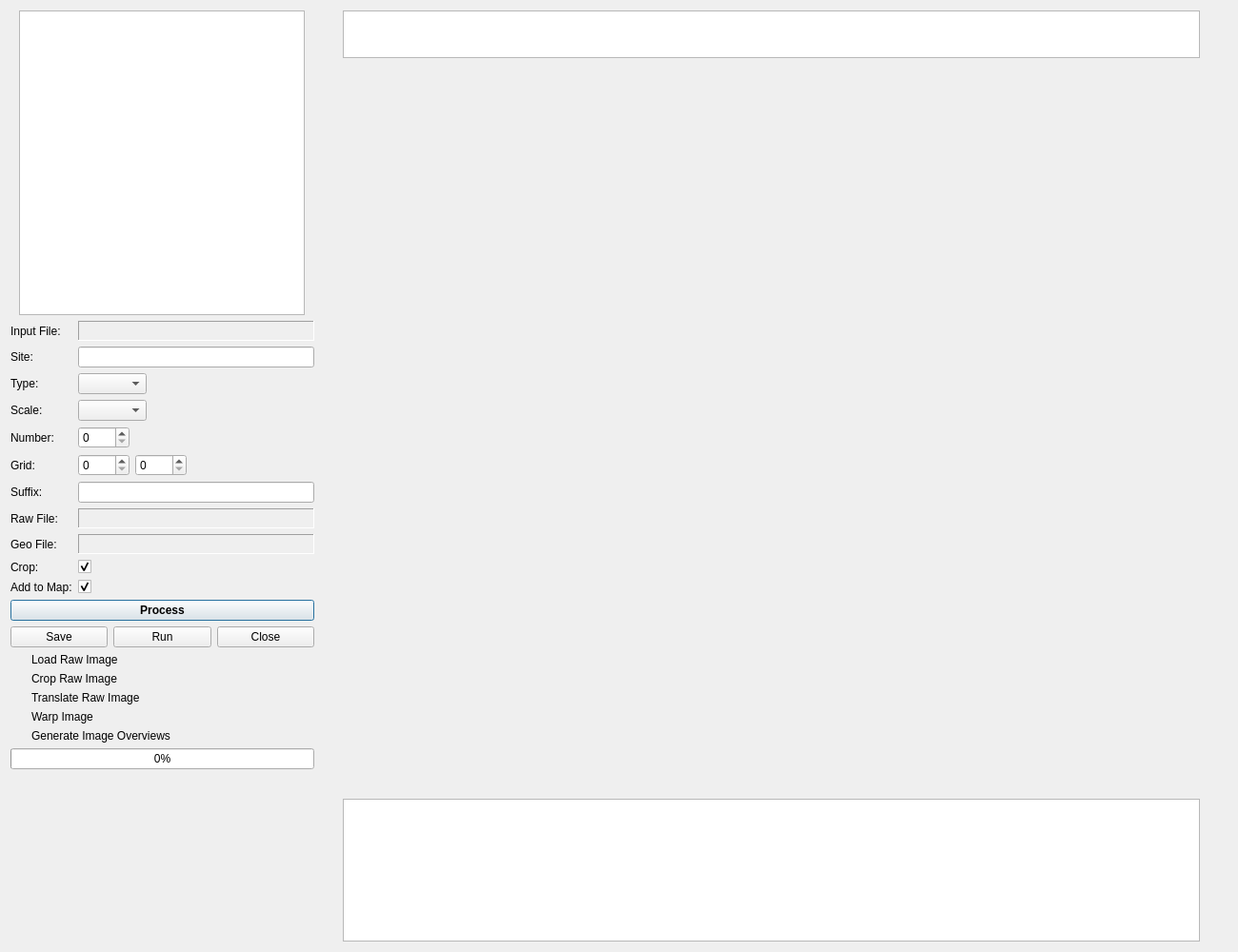
<?xml version="1.0" encoding="UTF-8"?>
<ui version="4.0">
 <class>GeorefDialogBase</class>
 <widget class="QDialog" name="GeorefDialogBase">
  <property name="geometry">
   <rect>
    <x>0</x>
    <y>0</y>
    <width>1300</width>
    <height>1000</height>
   </rect>
  </property>
  <property name="sizePolicy">
   <sizepolicy hsizetype="Preferred" vsizetype="Maximum">
    <horstretch>0</horstretch>
    <verstretch>0</verstretch>
   </sizepolicy>
  </property>
  <property name="minimumSize">
   <size>
    <width>1300</width>
    <height>1000</height>
   </size>
  </property>
  <property name="maximumSize">
   <size>
    <width>1300</width>
    <height>1000</height>
   </size>
  </property>
  <property name="windowTitle">
   <string>Grid Georeferencer</string>
  </property>
  <layout class="QVBoxLayout" name="verticalLayout">
   <item>
    <widget class="QSplitter" name="splitter">
     <property name="enabled">
      <bool>true</bool>
     </property>
     <property name="orientation">
      <enum>Qt::Horizontal</enum>
     </property>
     <property name="handleWidth">
      <number>1</number>
     </property>
     <property name="childrenCollapsible">
      <bool>false</bool>
     </property>
     <widget class="QWidget" name="layoutWidget">
      <layout class="QVBoxLayout" name="verticalLayout_4">
       <item alignment="Qt::AlignHCenter|Qt::AlignTop">
        <widget class="OverviewGraphicsView" name="planView">
         <property name="minimumSize">
          <size>
           <width>300</width>
           <height>320</height>
          </size>
         </property>
         <property name="maximumSize">
          <size>
           <width>300</width>
           <height>320</height>
          </size>
         </property>
         <property name="verticalScrollBarPolicy">
          <enum>Qt::ScrollBarAlwaysOff</enum>
         </property>
         <property name="horizontalScrollBarPolicy">
          <enum>Qt::ScrollBarAlwaysOff</enum>
         </property>
         <property name="alignment">
          <set>Qt::AlignHCenter|Qt::AlignTop</set>
         </property>
         <property name="dragMode">
          <enum>QGraphicsView::ScrollHandDrag</enum>
         </property>
         <property name="transformationAnchor">
          <enum>QGraphicsView::NoAnchor</enum>
         </property>
        </widget>
       </item>
       <item>
        <layout class="QFormLayout" name="formLayout">
         <property name="fieldGrowthPolicy">
          <enum>QFormLayout::ExpandingFieldsGrow</enum>
         </property>
         <item row="1" column="0">
          <widget class="QLabel" name="inputFileLabel">
           <property name="text">
            <string>Input File:</string>
           </property>
          </widget>
         </item>
         <item row="2" column="0">
          <widget class="QLabel" name="siteLabel">
           <property name="text">
            <string>Site:</string>
           </property>
           <property name="buddy">
            <cstring>siteEdit</cstring>
           </property>
          </widget>
         </item>
         <item row="2" column="1">
          <widget class="QLineEdit" name="siteEdit">
           <property name="readOnly">
            <bool>false</bool>
           </property>
          </widget>
         </item>
         <item row="3" column="0">
          <widget class="QLabel" name="typeLabel">
           <property name="text">
            <string>Type:</string>
           </property>
           <property name="buddy">
            <cstring>typeCombo</cstring>
           </property>
          </widget>
         </item>
         <item row="3" column="1">
          <widget class="QComboBox" name="typeCombo">
           <property name="editable">
            <bool>false</bool>
           </property>
          </widget>
         </item>
         <item row="5" column="0">
          <widget class="QLabel" name="contextLabel">
           <property name="text">
            <string>Number:</string>
           </property>
           <property name="buddy">
            <cstring>numberSpin</cstring>
           </property>
          </widget>
         </item>
         <item row="5" column="1">
          <layout class="QHBoxLayout" name="horizontalLayout_4">
           <item>
            <widget class="QSpinBox" name="numberSpin">
             <property name="toolTip">
              <string>Context Number</string>
             </property>
             <property name="readOnly">
              <bool>false</bool>
             </property>
             <property name="maximum">
              <number>9999</number>
             </property>
            </widget>
           </item>
           <item>
            <spacer name="horizontalSpacer_5">
             <property name="orientation">
              <enum>Qt::Horizontal</enum>
             </property>
             <property name="sizeHint" stdset="0">
              <size>
               <width>40</width>
               <height>20</height>
              </size>
             </property>
            </spacer>
           </item>
          </layout>
         </item>
         <item row="6" column="0">
          <widget class="QLabel" name="gridLabel">
           <property name="text">
            <string>Grid:</string>
           </property>
           <property name="buddy">
            <cstring>eastSpin</cstring>
           </property>
          </widget>
         </item>
         <item row="6" column="1">
          <layout class="QHBoxLayout" name="horizontalLayout_6">
           <item>
            <widget class="QSpinBox" name="eastSpin">
             <property name="readOnly">
              <bool>false</bool>
             </property>
             <property name="maximum">
              <number>9999</number>
             </property>
             <property name="singleStep">
              <number>5</number>
             </property>
            </widget>
           </item>
           <item>
            <widget class="QSpinBox" name="northSpin">
             <property name="readOnly">
              <bool>false</bool>
             </property>
             <property name="maximum">
              <number>9999</number>
             </property>
             <property name="singleStep">
              <number>5</number>
             </property>
            </widget>
           </item>
           <item>
            <spacer name="horizontalSpacer_6">
             <property name="orientation">
              <enum>Qt::Horizontal</enum>
             </property>
             <property name="sizeHint" stdset="0">
              <size>
               <width>40</width>
               <height>20</height>
              </size>
             </property>
            </spacer>
           </item>
          </layout>
         </item>
         <item row="7" column="0">
          <widget class="QLabel" name="suffixLabel">
           <property name="text">
            <string>Suffix:</string>
           </property>
           <property name="buddy">
            <cstring>suffixEdit</cstring>
           </property>
          </widget>
         </item>
         <item row="7" column="1">
          <widget class="QLineEdit" name="suffixEdit">
           <property name="maxLength">
            <number>1</number>
           </property>
          </widget>
         </item>
         <item row="4" column="0">
          <widget class="QLabel" name="scaleLabel">
           <property name="text">
            <string>Scale:</string>
           </property>
           <property name="buddy">
            <cstring>scaleCombo</cstring>
           </property>
          </widget>
         </item>
         <item row="4" column="1">
          <widget class="QComboBox" name="scaleCombo"/>
         </item>
         <item row="11" column="1">
          <widget class="QCheckBox" name="addToMapCheck">
           <property name="text">
            <string/>
           </property>
           <property name="checked">
            <bool>true</bool>
           </property>
          </widget>
         </item>
         <item row="10" column="1">
          <widget class="QCheckBox" name="cropCheck">
           <property name="text">
            <string/>
           </property>
           <property name="checked">
            <bool>true</bool>
           </property>
          </widget>
         </item>
         <item row="10" column="0">
          <widget class="QLabel" name="cropLabel">
           <property name="text">
            <string>Crop:</string>
           </property>
          </widget>
         </item>
         <item row="11" column="0">
          <widget class="QLabel" name="addToMapLabel">
           <property name="text">
            <string>Add to Map:</string>
           </property>
          </widget>
         </item>
         <item row="8" column="0">
          <widget class="QLabel" name="rawFileLabel">
           <property name="text">
            <string>Raw File:</string>
           </property>
          </widget>
         </item>
         <item row="9" column="0">
          <widget class="QLabel" name="geoFileLabel">
           <property name="text">
            <string>Geo File:</string>
           </property>
          </widget>
         </item>
         <item row="1" column="1">
          <widget class="QLabel" name="inputFileName">
           <property name="sizePolicy">
            <sizepolicy hsizetype="MinimumExpanding" vsizetype="Preferred">
             <horstretch>0</horstretch>
             <verstretch>0</verstretch>
            </sizepolicy>
           </property>
           <property name="minimumSize">
            <size>
             <width>0</width>
             <height>21</height>
            </size>
           </property>
           <property name="frameShape">
            <enum>QFrame::Panel</enum>
           </property>
           <property name="frameShadow">
            <enum>QFrame::Sunken</enum>
           </property>
           <property name="text">
            <string/>
           </property>
          </widget>
         </item>
         <item row="8" column="1">
          <widget class="QLabel" name="rawFileName">
           <property name="sizePolicy">
            <sizepolicy hsizetype="MinimumExpanding" vsizetype="Preferred">
             <horstretch>0</horstretch>
             <verstretch>0</verstretch>
            </sizepolicy>
           </property>
           <property name="minimumSize">
            <size>
             <width>0</width>
             <height>21</height>
            </size>
           </property>
           <property name="frameShape">
            <enum>QFrame::Panel</enum>
           </property>
           <property name="frameShadow">
            <enum>QFrame::Sunken</enum>
           </property>
           <property name="text">
            <string/>
           </property>
          </widget>
         </item>
         <item row="9" column="1">
          <widget class="QLabel" name="geoFileName">
           <property name="sizePolicy">
            <sizepolicy hsizetype="MinimumExpanding" vsizetype="Preferred">
             <horstretch>0</horstretch>
             <verstretch>0</verstretch>
            </sizepolicy>
           </property>
           <property name="minimumSize">
            <size>
             <width>0</width>
             <height>21</height>
            </size>
           </property>
           <property name="frameShape">
            <enum>QFrame::Panel</enum>
           </property>
           <property name="frameShadow">
            <enum>QFrame::Sunken</enum>
           </property>
           <property name="text">
            <string/>
           </property>
          </widget>
         </item>
        </layout>
       </item>
       <item>
        <layout class="QGridLayout" name="gridLayout_2">
         <item row="0" column="0" colspan="3">
          <widget class="QPushButton" name="processButton">
           <property name="font">
            <font>
             <weight>75</weight>
             <bold>true</bold>
            </font>
           </property>
           <property name="text">
            <string>Process</string>
           </property>
           <property name="default">
            <bool>true</bool>
           </property>
          </widget>
         </item>
         <item row="1" column="0">
          <widget class="QPushButton" name="saveButton">
           <property name="text">
            <string>Save</string>
           </property>
          </widget>
         </item>
         <item row="1" column="2">
          <widget class="QPushButton" name="closeButton">
           <property name="text">
            <string>Close</string>
           </property>
          </widget>
         </item>
         <item row="1" column="1">
          <widget class="QPushButton" name="runButton">
           <property name="text">
            <string>Run</string>
           </property>
          </widget>
         </item>
        </layout>
       </item>
       <item>
        <layout class="QGridLayout" name="gridLayout_3">
         <item row="3" column="1">
          <widget class="QLabel" name="label_5">
           <property name="text">
            <string>Warp Image</string>
           </property>
          </widget>
         </item>
         <item row="2" column="0">
          <widget class="QLabel" name="translateStatusLabel">
           <property name="maximumSize">
            <size>
             <width>16</width>
             <height>16</height>
            </size>
           </property>
           <property name="baseSize">
            <size>
             <width>16</width>
             <height>16</height>
            </size>
           </property>
           <property name="text">
            <string/>
           </property>
           <property name="pixmap">
            <pixmap resource="resources.qrc">:/plugins/ark/georef/unknown.png</pixmap>
           </property>
          </widget>
         </item>
         <item row="1" column="0">
          <widget class="QLabel" name="cropStatusLabel">
           <property name="maximumSize">
            <size>
             <width>16</width>
             <height>16</height>
            </size>
           </property>
           <property name="baseSize">
            <size>
             <width>16</width>
             <height>16</height>
            </size>
           </property>
           <property name="text">
            <string/>
           </property>
           <property name="pixmap">
            <pixmap resource="resources.qrc">:/plugins/ark/georef/unknown.png</pixmap>
           </property>
          </widget>
         </item>
         <item row="3" column="0">
          <widget class="QLabel" name="warpStatusLabel">
           <property name="maximumSize">
            <size>
             <width>16</width>
             <height>16</height>
            </size>
           </property>
           <property name="baseSize">
            <size>
             <width>16</width>
             <height>16</height>
            </size>
           </property>
           <property name="text">
            <string/>
           </property>
           <property name="pixmap">
            <pixmap resource="resources.qrc">:/plugins/ark/georef/unknown.png</pixmap>
           </property>
          </widget>
         </item>
         <item row="1" column="1">
          <widget class="QLabel" name="label_2">
           <property name="text">
            <string>Crop Raw Image</string>
           </property>
          </widget>
         </item>
         <item row="2" column="1">
          <widget class="QLabel" name="label_4">
           <property name="text">
            <string>Translate Raw Image</string>
           </property>
          </widget>
         </item>
         <item row="0" column="0">
          <widget class="QLabel" name="loadStatusLabel">
           <property name="maximumSize">
            <size>
             <width>16</width>
             <height>16</height>
            </size>
           </property>
           <property name="baseSize">
            <size>
             <width>16</width>
             <height>16</height>
            </size>
           </property>
           <property name="text">
            <string/>
           </property>
           <property name="pixmap">
            <pixmap resource="resources.qrc">:/plugins/ark/georef/unknown.png</pixmap>
           </property>
          </widget>
         </item>
         <item row="0" column="1">
          <widget class="QLabel" name="label_3">
           <property name="text">
            <string>Load Raw Image</string>
           </property>
          </widget>
         </item>
         <item row="4" column="1">
          <widget class="QLabel" name="label_6">
           <property name="text">
            <string>Generate Image Overviews</string>
           </property>
          </widget>
         </item>
         <item row="4" column="0">
          <widget class="QLabel" name="overviewStatusLabel">
           <property name="maximumSize">
            <size>
             <width>16</width>
             <height>16</height>
            </size>
           </property>
           <property name="baseSize">
            <size>
             <width>16</width>
             <height>16</height>
            </size>
           </property>
           <property name="text">
            <string/>
           </property>
           <property name="pixmap">
            <pixmap resource="resources.qrc">:/plugins/ark/georef/unknown.png</pixmap>
           </property>
          </widget>
         </item>
        </layout>
       </item>
       <item>
        <widget class="QProgressBar" name="progressBar">
         <property name="value">
          <number>0</number>
         </property>
        </widget>
       </item>
       <item>
        <spacer name="verticalSpacer">
         <property name="orientation">
          <enum>Qt::Vertical</enum>
         </property>
         <property name="sizeHint" stdset="0">
          <size>
           <width>20</width>
           <height>40</height>
          </size>
         </property>
        </spacer>
       </item>
       <item>
        <widget class="QStatusBar" name="statusBar">
         <property name="sizePolicy">
          <sizepolicy hsizetype="Preferred" vsizetype="Minimum">
           <horstretch>0</horstretch>
           <verstretch>0</verstretch>
          </sizepolicy>
         </property>
         <property name="sizeGripEnabled">
          <bool>false</bool>
         </property>
        </widget>
       </item>
      </layout>
     </widget>
     <widget class="QWidget" name="layoutWidget">
      <layout class="QGridLayout" name="gridLayout">
       <item row="0" column="0" colspan="2" alignment="Qt::AlignHCenter|Qt::AlignTop">
        <widget class="FixedGraphicsView" name="headerView">
         <property name="minimumSize">
          <size>
           <width>900</width>
           <height>50</height>
          </size>
         </property>
         <property name="maximumSize">
          <size>
           <width>16777215</width>
           <height>50</height>
          </size>
         </property>
         <property name="acceptDrops">
          <bool>false</bool>
         </property>
         <property name="verticalScrollBarPolicy">
          <enum>Qt::ScrollBarAlwaysOff</enum>
         </property>
         <property name="horizontalScrollBarPolicy">
          <enum>Qt::ScrollBarAlwaysOff</enum>
         </property>
         <property name="interactive">
          <bool>false</bool>
         </property>
         <property name="alignment">
          <set>Qt::AlignHCenter|Qt::AlignTop</set>
         </property>
         <property name="transformationAnchor">
          <enum>QGraphicsView::NoAnchor</enum>
         </property>
        </widget>
       </item>
       <item row="1" column="0">
        <widget class="GcpWidget" name="gcpWidget1" native="true"/>
       </item>
       <item row="1" column="1">
        <widget class="GcpWidget" name="gcpWidget4" native="true"/>
       </item>
       <item row="2" column="0">
        <widget class="GcpWidget" name="gcpWidget2" native="true"/>
       </item>
       <item row="2" column="1">
        <widget class="GcpWidget" name="gcpWidget3" native="true"/>
       </item>
       <item row="3" column="0" colspan="2" alignment="Qt::AlignHCenter|Qt::AlignBottom">
        <widget class="FixedGraphicsView" name="footerView">
         <property name="minimumSize">
          <size>
           <width>900</width>
           <height>150</height>
          </size>
         </property>
         <property name="maximumSize">
          <size>
           <width>16777215</width>
           <height>150</height>
          </size>
         </property>
         <property name="verticalScrollBarPolicy">
          <enum>Qt::ScrollBarAlwaysOff</enum>
         </property>
         <property name="horizontalScrollBarPolicy">
          <enum>Qt::ScrollBarAlwaysOff</enum>
         </property>
         <property name="interactive">
          <bool>false</bool>
         </property>
         <property name="alignment">
          <set>Qt::AlignBottom|Qt::AlignHCenter</set>
         </property>
         <property name="transformationAnchor">
          <enum>QGraphicsView::NoAnchor</enum>
         </property>
        </widget>
       </item>
      </layout>
     </widget>
    </widget>
   </item>
  </layout>
 </widget>
 <customwidgets>
  <customwidget>
   <class>GcpWidget</class>
   <extends>QWidget</extends>
   <header>gcp_widget.h</header>
   <container>1</container>
  </customwidget>
  <customwidget>
   <class>FixedGraphicsView</class>
   <extends>QGraphicsView</extends>
   <header>ArkSpatial.ark.lib.gui.fixed_graphics_view.h</header>
  </customwidget>
  <customwidget>
   <class>OverviewGraphicsView</class>
   <extends>QGraphicsView</extends>
   <header>ArkSpatial.ark.lib.gui.overview_graphics_view.h</header>
  </customwidget>
 </customwidgets>
 <tabstops>
  <tabstop>planView</tabstop>
  <tabstop>siteEdit</tabstop>
  <tabstop>typeCombo</tabstop>
  <tabstop>scaleCombo</tabstop>
  <tabstop>numberSpin</tabstop>
  <tabstop>eastSpin</tabstop>
  <tabstop>northSpin</tabstop>
  <tabstop>suffixEdit</tabstop>
  <tabstop>cropCheck</tabstop>
  <tabstop>addToMapCheck</tabstop>
  <tabstop>processButton</tabstop>
  <tabstop>saveButton</tabstop>
  <tabstop>runButton</tabstop>
  <tabstop>closeButton</tabstop>
  <tabstop>headerView</tabstop>
  <tabstop>footerView</tabstop>
 </tabstops>
 <resources>
  <include location="resources.qrc"/>
  <include location="resources.qrc"/>
 </resources>
 <connections/>
</ui>
